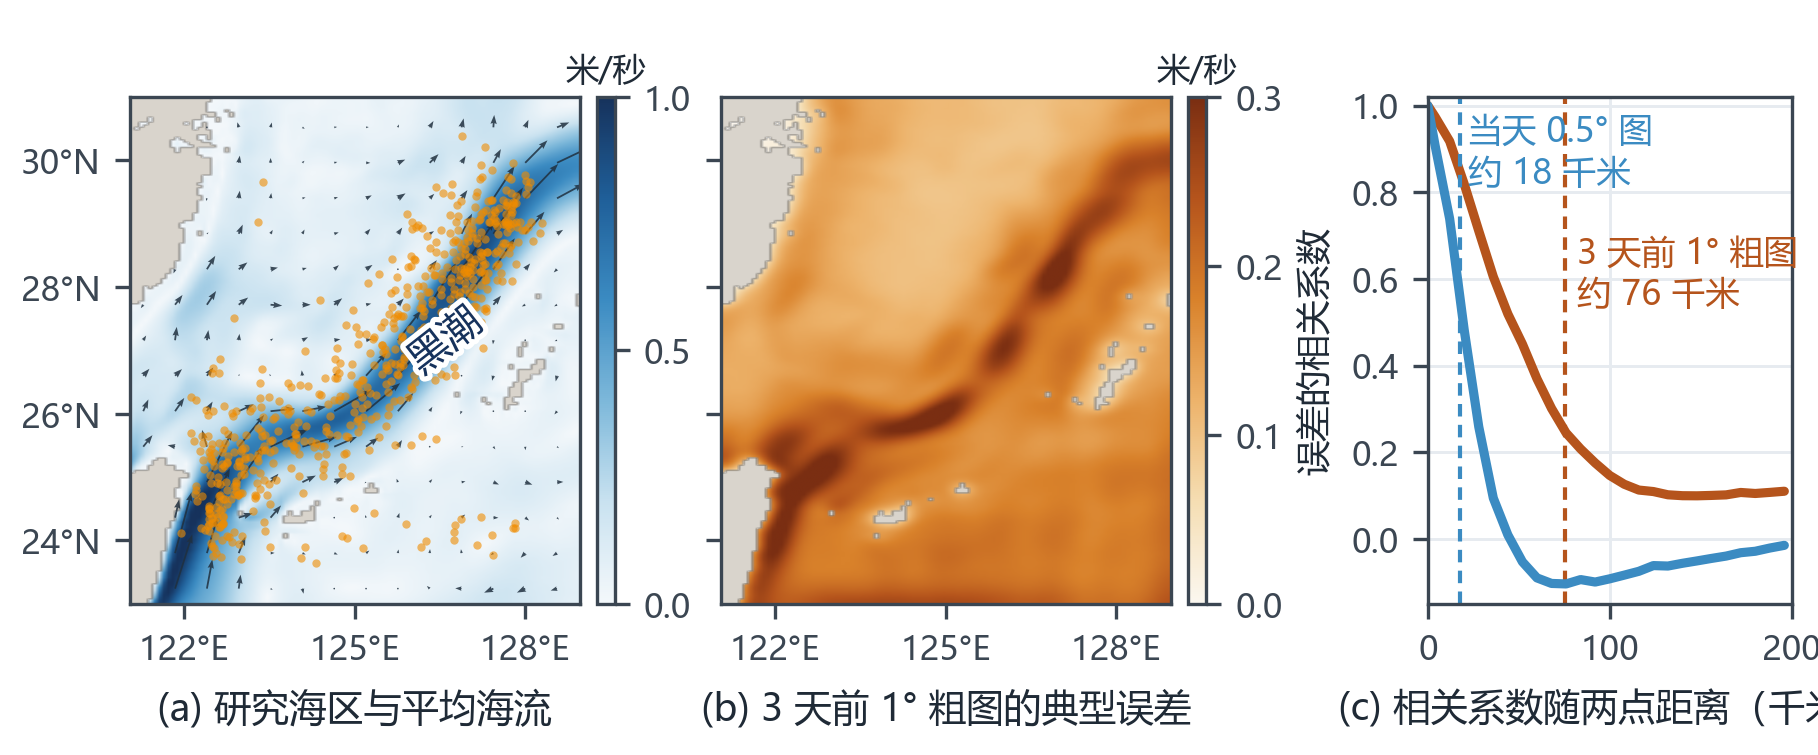

Python code for this plot:
"""Fig.: the study region and what a stale coarse current map gets wrong.
(a) mean current at 10 m (2019-2021, HYCOM) with the Kuroshio, and the test missions' no-go zones;
(b) typical error of the 1-degree map made 3 days earlier (RMS over the development years);
(c) how far that error stays correlated, for the stale 1-degree map and a same-day 0.5-degree map."""
import json
import sys
from pathlib import Path

import numpy as np

sys.path.insert(0, str(Path(__file__).resolve().parent))
import style as st  # noqa: E402

sys.path.insert(0, str(st.ROOT / "src"))
from oceanroute.fields import Snapshots, LAT0, LON0, KM_LAT, KM_LON  # noqa: E402

import matplotlib.pyplot as plt  # noqa: E402
import matplotlib.patheffects as pe  # noqa: E402
from matplotlib.colors import LinearSegmentedColormap  # noqa: E402

SPEED = LinearSegmentedColormap.from_list("speed", ["#F4F8FB", "#C9E2F0", "#7DB8DA", "#3B8BC2", "#1F5F99", "#16325C"])
ERR = LinearSegmentedColormap.from_list("err", ["#FBF7F0", "#F5DEB3", "#EDB36B", "#D9822B", "#B5541C", "#7A2E12"])
LAND = LinearSegmentedColormap.from_list("land", ["#D9D4CC", "#D9D4CC"])
STALE, FRESH = "#B5541C", "#3B8BC2"


def binned(d, r, step=8.0, top=200.0):
    xs, ys = [0.0], [1.0]
    for a in np.arange(0, top, step):
        m = (d >= a) & (d < a + step)
        if m.any():
            xs.append(a + step / 2)
            ys.append(float(r[m].mean()))
    return np.array(xs), np.array(ys)


def main():
    st.setup()
    S = Snapshots()
    yr = S.times.astype("datetime64[Y]").astype(int) + 1970
    dev = (yr >= 2019) & (yr <= 2021)
    mu, mv = np.nanmean(S.u[dev], 0), np.nanmean(S.v[dev], 0)
    spd = np.where(S.water, np.hypot(mu, mv), np.nan)
    E1 = np.load(st.ROOT / "results" / "route_errormodel_deg1.0_lag1.npz")
    E0 = np.load(st.ROOT / "results" / "route_errormodel_deg0.5_lag0.npz")
    err = np.where(S.water, np.sqrt((E1["su"] ** 2 + E1["sv"] ** 2) / 2), np.nan)
    H = 64 * st.MM
    fig = plt.figure(figsize=(st.TEXTW, H))
    w = 0.25
    h = w * st.TEXTW * (KM_LAT / KM_LON) / H
    axa = fig.add_axes([0.07, 0.20, w, h])
    caa = fig.add_axes([0.07 + w + 0.008, 0.20, 0.010, h])
    axb = fig.add_axes([0.395, 0.20, w, h])
    cab = fig.add_axes([0.395 + w + 0.008, 0.20, 0.010, h])
    axc = fig.add_axes([0.785, 0.20, 0.20, h])
    ext = [S.lon[0], S.lon[-1], S.lat[0], S.lat[-1]]
    asp = KM_LAT / KM_LON
    land = np.where(S.water, np.nan, 1.0)
    for ax in (axa, axb):
        ax.imshow(land, origin="lower", extent=ext, cmap=LAND, aspect=asp, interpolation="nearest")
        ax.set_xticks([122, 125, 128])
        ax.set_xticklabels(["122°E", "125°E", "128°E"])
        ax.set_yticks([24, 26, 28, 30])
        ax.set_yticklabels(["24°N", "26°N", "28°N", "30°N"])
        ax.grid(False)
        for s_ in ax.spines.values():
            s_.set_visible(True)
    im = axa.imshow(spd, origin="lower", extent=ext, cmap=SPEED, vmin=0, vmax=1.0, aspect=asp, interpolation="bilinear")
    LON, LAT = np.meshgrid(S.lon, S.lat)
    sel = (slice(6, None, 14), slice(3, None, 7))
    axa.quiver(LON[sel], LAT[sel], mu[sel], mv[sel], color="#20303F", scale=7, width=0.004, headwidth=3.5, alpha=0.85)
    f = st.ROOT / "results" / "route_main_test" / "results.jsonl"
    if f.exists():
        C = np.array([json.loads(l)["c"] for l in open(f, encoding="utf-8") if "skip" not in l])
        axa.scatter(LON0 + C[:, 0] / KM_LON, LAT0 + C[:, 1] / KM_LAT, s=4, color="#F08C00", alpha=0.6, lw=0)
    axa.text(126.6, 27.15, "黑潮", fontsize=9.5, color="#16325C", rotation=38, ha="center", va="center",
             path_effects=[pe.withStroke(linewidth=2.5, foreground="white")])
    cb = fig.colorbar(im, cax=caa, ticks=[0, 0.5, 1.0])
    cb.ax.set_title("米/秒", fontsize=8, pad=4)
    cb.ax.tick_params(labelsize=8)
    axb.set_yticklabels([])
    im2 = axb.imshow(err, origin="lower", extent=ext, cmap=ERR, vmin=0, vmax=0.3, aspect=asp, interpolation="bilinear")
    cb2 = fig.colorbar(im2, cax=cab, ticks=[0, 0.1, 0.2, 0.3])
    cb2.ax.set_title("米/秒", fontsize=8, pad=4)
    cb2.ax.tick_params(labelsize=8)
    for E, col in ((E1, STALE), (E0, FRESH)):
        d = np.r_[E["dist_x"], E["dist_y"]]
        r = np.r_[E["rho_x"], E["rho_y"]]
        x, y = binned(d, r)
        axc.plot(x, y, color=col, lw=2.2)
        axc.axvline(float(E["ell"]), color=col, lw=1.0, ls=(0, (3, 2)))
    axc.text(22, 0.98, "当天 0.5° 图\n约 18 千米", color=FRESH, fontsize=8.2, va="top")
    axc.text(82, 0.70, "3 天前 1° 粗图\n约 76 千米", color=STALE, fontsize=8.2, va="top")
    axc.set_xlim(0, 200)
    axc.set_xticks([0, 100, 200])
    axc.set_ylim(-0.15, 1.02)
    axc.set_ylabel("误差的相关系数")
    for s_ in ("top", "right"):
        axc.spines[s_].set_visible(True)
    st.caption(axa, "(a) 研究海区与平均海流", y=-0.17)
    st.caption(axb, "(b) 3 天前 1° 粗图的典型误差", y=-0.17)
    st.caption(axc, "(c) 相关系数随两点距离（千米）", y=-0.17)
    st.save(fig, "fig_route_data")


if __name__ == "__main__":
    main()
